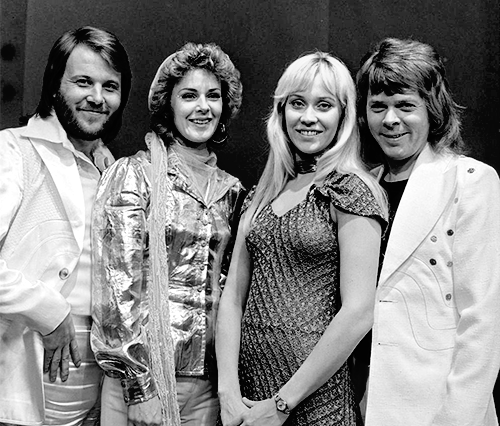
#> input picture Fatigue with OpenCV/reference/fps/abba.png, 500 x 426 px, given in place of the camera
$ python basic_eye_detection.py
#> lines starting #> are read from the running program, lines starting #| are printed output that depends on the picture; after the words box and inside, x2 and y2 are one past the last pixel; in counts of white or black regions, pixels touching at a corner belong together
import numpy as np
import cv2
from matplotlib import pyplot as plt

face_cascade = cv2.CascadeClassifier('haarcascades/haarcascade_frontalface_default.xml')
eye_cascade = cv2.CascadeClassifier('haarcascades2/haarcascade_eye.xml')

cap = cv2.VideoCapture(0)

def detect_and_draw(img, gray):
    faces = face_cascade.detectMultiScale(gray, 1.3, 5)
    for (x,y,w,h) in faces:
        img = cv2.rectangle(img, (x,y),(x+w,y+h),(255,0,0),2)
        roi_gray = gray[y:y+h, x:x+w]
        roi_color = img[y:y+h, x:x+w]
        eyes = eye_cascade.detectMultiScale(roi_gray)
        max_eyes = 2
        cnt_eye = 0
        for (ex,ey,ew,eh) in eyes:
            if(cnt_eye == max_eyes):
                break;

            image_name = 'Eye_' + str(cnt_eye)
            print(image_name)

            #change dimentionas
            ex = ex + (ew/6)
            ew = ew - (ew/6)
            ey = ey + (eh/3)
            eh = eh/3

            cv2.rectangle(roi_color,(ex,ey),(ex+ew,ey+eh),(0,255,0),1)

            cnt_eye = cnt_eye + 1

    cv2.imshow('frame', img)

if __name__ == '__main__':
    while(True):
        ret, frame = cap.read()
#> frame is the input picture: shape (426, 500, 3); min 0, max 255, mean 130.8
        frame = cv2.resize(frame, (600, 350))
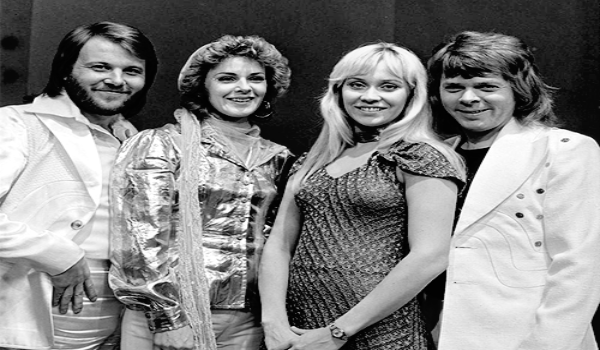
#> frame: shape (350, 600, 3); min 0, max 255, mean 130.6
        gray = cv2.cvtColor(frame, cv2.COLOR_BGR2GRAY)
        detect_and_draw(frame, gray)
#> in detect_and_draw, `faces = face_cascade.detectMultiScale(gray, 1.3, 5)`: faces = [[76, 42, 69, 69], [211, 55, 61, 61], [436, 62, 66, 66]]
#> the loop in detect_and_draw, `for (x,y,w,h) in faces:` made 3 passes
#> pass 1, in detect_and_draw, `roi_gray = gray[y:y+h, x:x+w]`:
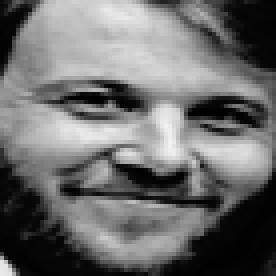
#> roi_gray: shape (69, 69) (shown 4 times larger); min 0, max 242, mean 108.9
#> pass 1, in detect_and_draw, `roi_color = img[y:y+h, x:x+w]`:
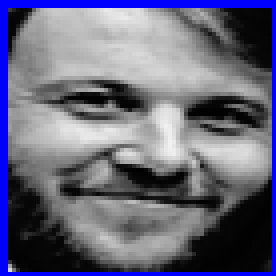
#> roi_color: shape (69, 69, 3) (shown 4 times larger); mean B, G, R 124.9, 103.2, 103.2
#> pass 2, in detect_and_draw, `img = cv2.rectangle(img, (x,y),(x+w,y+h),(255,0,0),2)`:
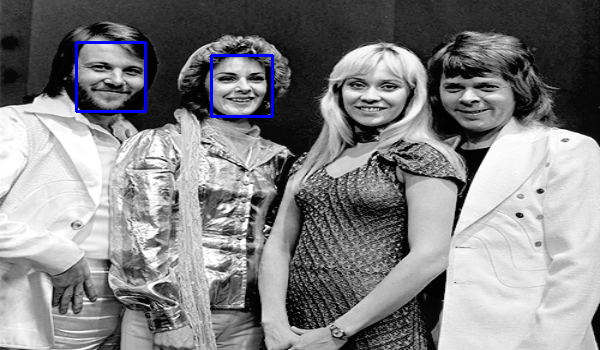
#> img: shape (350, 600, 3); mean B, G, R 132.1, 130.2, 130.2
#> after the loop in detect_and_draw, `for (x,y,w,h) in faces:`:
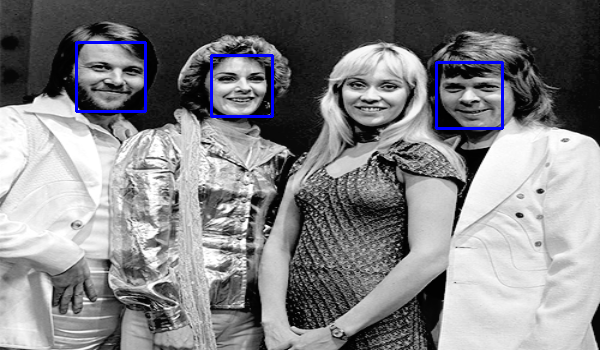
#> img: shape (350, 600, 3); 0.38% of pixels changed, all inside (x1, y1, x2, y2) = (435, 61, 504, 130)
#> after the loop in detect_and_draw, `for (x,y,w,h) in faces:`:
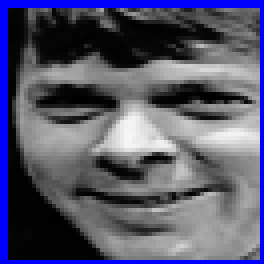
#> roi_color: shape (66, 66, 3) (shown 4 times larger); mean B, G, R 109.3, 86.6, 86.6
#> after the loop in detect_and_draw, `for (x,y,w,h) in faces:`:
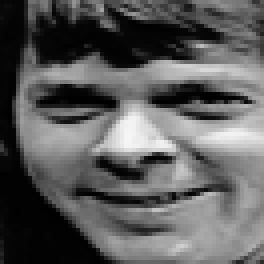
#> roi_gray: shape (66, 66) (shown 4 times larger); min 0, max 246, mean 92.3
        if cv2.waitKey(1) & 0xFF == ord('q'):
#> (key q is pressed here)
            break
    # When everything done, release the capture
    cv2.destroyAllWindows()
